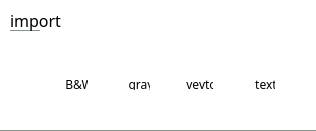
<?xml version="1.0" encoding="UTF-8"?>
<ui version="4.0">
 <class>SelectWidget</class>
 <widget class="QWidget" name="SelectWidget">
  <property name="windowModality">
   <enum>Qt::WindowModal</enum>
  </property>
  <property name="geometry">
   <rect>
    <x>0</x>
    <y>0</y>
    <width>316</width>
    <height>131</height>
   </rect>
  </property>
  <property name="sizePolicy">
   <sizepolicy hsizetype="Preferred" vsizetype="Preferred">
    <horstretch>0</horstretch>
    <verstretch>0</verstretch>
   </sizepolicy>
  </property>
  <property name="minimumSize">
   <size>
    <width>250</width>
    <height>131</height>
   </size>
  </property>
  <property name="maximumSize">
   <size>
    <width>316</width>
    <height>200</height>
   </size>
  </property>
  <property name="palette">
   <palette>
    <active>
     <colorrole role="WindowText">
      <brush brushstyle="SolidPattern">
       <color alpha="255">
        <red>0</red>
        <green>0</green>
        <blue>0</blue>
       </color>
      </brush>
     </colorrole>
     <colorrole role="Button">
      <brush brushstyle="SolidPattern">
       <color alpha="255">
        <red>255</red>
        <green>255</green>
        <blue>255</blue>
       </color>
      </brush>
     </colorrole>
     <colorrole role="Midlight">
      <brush brushstyle="SolidPattern">
       <color alpha="255">
        <red>255</red>
        <green>255</green>
        <blue>255</blue>
       </color>
      </brush>
     </colorrole>
     <colorrole role="Dark">
      <brush brushstyle="SolidPattern">
       <color alpha="255">
        <red>255</red>
        <green>160</green>
        <blue>160</blue>
       </color>
      </brush>
     </colorrole>
     <colorrole role="Text">
      <brush brushstyle="SolidPattern">
       <color alpha="255">
        <red>0</red>
        <green>0</green>
        <blue>0</blue>
       </color>
      </brush>
     </colorrole>
     <colorrole role="ButtonText">
      <brush brushstyle="SolidPattern">
       <color alpha="255">
        <red>0</red>
        <green>0</green>
        <blue>0</blue>
       </color>
      </brush>
     </colorrole>
     <colorrole role="Base">
      <brush brushstyle="SolidPattern">
       <color alpha="255">
        <red>255</red>
        <green>255</green>
        <blue>255</blue>
       </color>
      </brush>
     </colorrole>
     <colorrole role="Window">
      <brush brushstyle="SolidPattern">
       <color alpha="255">
        <red>255</red>
        <green>255</green>
        <blue>255</blue>
       </color>
      </brush>
     </colorrole>
     <colorrole role="AlternateBase">
      <brush brushstyle="SolidPattern">
       <color alpha="255">
        <red>255</red>
        <green>255</green>
        <blue>255</blue>
       </color>
      </brush>
     </colorrole>
     <colorrole role="PlaceholderText">
      <brush brushstyle="SolidPattern">
       <color alpha="128">
        <red>0</red>
        <green>0</green>
        <blue>0</blue>
       </color>
      </brush>
     </colorrole>
    </active>
    <inactive>
     <colorrole role="WindowText">
      <brush brushstyle="SolidPattern">
       <color alpha="255">
        <red>0</red>
        <green>0</green>
        <blue>0</blue>
       </color>
      </brush>
     </colorrole>
     <colorrole role="Button">
      <brush brushstyle="SolidPattern">
       <color alpha="255">
        <red>255</red>
        <green>255</green>
        <blue>255</blue>
       </color>
      </brush>
     </colorrole>
     <colorrole role="Midlight">
      <brush brushstyle="SolidPattern">
       <color alpha="255">
        <red>255</red>
        <green>255</green>
        <blue>255</blue>
       </color>
      </brush>
     </colorrole>
     <colorrole role="Dark">
      <brush brushstyle="SolidPattern">
       <color alpha="255">
        <red>255</red>
        <green>160</green>
        <blue>160</blue>
       </color>
      </brush>
     </colorrole>
     <colorrole role="Text">
      <brush brushstyle="SolidPattern">
       <color alpha="255">
        <red>0</red>
        <green>0</green>
        <blue>0</blue>
       </color>
      </brush>
     </colorrole>
     <colorrole role="ButtonText">
      <brush brushstyle="SolidPattern">
       <color alpha="255">
        <red>0</red>
        <green>0</green>
        <blue>0</blue>
       </color>
      </brush>
     </colorrole>
     <colorrole role="Base">
      <brush brushstyle="SolidPattern">
       <color alpha="255">
        <red>255</red>
        <green>255</green>
        <blue>255</blue>
       </color>
      </brush>
     </colorrole>
     <colorrole role="Window">
      <brush brushstyle="SolidPattern">
       <color alpha="255">
        <red>255</red>
        <green>255</green>
        <blue>255</blue>
       </color>
      </brush>
     </colorrole>
     <colorrole role="AlternateBase">
      <brush brushstyle="SolidPattern">
       <color alpha="255">
        <red>255</red>
        <green>255</green>
        <blue>255</blue>
       </color>
      </brush>
     </colorrole>
     <colorrole role="PlaceholderText">
      <brush brushstyle="SolidPattern">
       <color alpha="128">
        <red>0</red>
        <green>0</green>
        <blue>0</blue>
       </color>
      </brush>
     </colorrole>
    </inactive>
    <disabled>
     <colorrole role="WindowText">
      <brush brushstyle="SolidPattern">
       <color alpha="255">
        <red>255</red>
        <green>160</green>
        <blue>160</blue>
       </color>
      </brush>
     </colorrole>
     <colorrole role="Button">
      <brush brushstyle="SolidPattern">
       <color alpha="255">
        <red>255</red>
        <green>255</green>
        <blue>255</blue>
       </color>
      </brush>
     </colorrole>
     <colorrole role="Midlight">
      <brush brushstyle="SolidPattern">
       <color alpha="255">
        <red>255</red>
        <green>255</green>
        <blue>255</blue>
       </color>
      </brush>
     </colorrole>
     <colorrole role="Dark">
      <brush brushstyle="SolidPattern">
       <color alpha="255">
        <red>255</red>
        <green>160</green>
        <blue>160</blue>
       </color>
      </brush>
     </colorrole>
     <colorrole role="Text">
      <brush brushstyle="SolidPattern">
       <color alpha="255">
        <red>255</red>
        <green>160</green>
        <blue>160</blue>
       </color>
      </brush>
     </colorrole>
     <colorrole role="ButtonText">
      <brush brushstyle="SolidPattern">
       <color alpha="255">
        <red>255</red>
        <green>160</green>
        <blue>160</blue>
       </color>
      </brush>
     </colorrole>
     <colorrole role="Base">
      <brush brushstyle="SolidPattern">
       <color alpha="255">
        <red>255</red>
        <green>255</green>
        <blue>255</blue>
       </color>
      </brush>
     </colorrole>
     <colorrole role="Window">
      <brush brushstyle="SolidPattern">
       <color alpha="255">
        <red>255</red>
        <green>255</green>
        <blue>255</blue>
       </color>
      </brush>
     </colorrole>
     <colorrole role="AlternateBase">
      <brush brushstyle="SolidPattern">
       <color alpha="255">
        <red>255</red>
        <green>255</green>
        <blue>255</blue>
       </color>
      </brush>
     </colorrole>
     <colorrole role="PlaceholderText">
      <brush brushstyle="SolidPattern">
       <color alpha="128">
        <red>0</red>
        <green>0</green>
        <blue>0</blue>
       </color>
      </brush>
     </colorrole>
    </disabled>
   </palette>
  </property>
  <property name="windowTitle">
   <string>SelectWidget</string>
  </property>
  <property name="styleSheet">
   <string notr="true">border-bottom:1px solid rgb(134,148,142);
background-color: rgb(255, 255, 255);</string>
  </property>
  <widget class="QLabel" name="label">
   <property name="geometry">
    <rect>
     <x>10</x>
     <y>10</y>
     <width>71</width>
     <height>21</height>
    </rect>
   </property>
   <property name="font">
    <font>
     <family>黑体</family>
     <pointsize>12</pointsize>
    </font>
   </property>
   <property name="text">
    <string>import</string>
   </property>
  </widget>
  <widget class="QWidget" name="widget" native="true">
   <property name="geometry">
    <rect>
     <x>40</x>
     <y>30</y>
     <width>261</width>
     <height>91</height>
    </rect>
   </property>
   <property name="styleSheet">
    <string notr="true">border:none;
background-color:white;</string>
   </property>
   <widget class="QWidget" name="layoutWidget">
    <property name="geometry">
     <rect>
      <x>10</x>
      <y>10</y>
      <width>38</width>
      <height>61</height>
     </rect>
    </property>
    <layout class="QVBoxLayout" name="verticalLayout">
     <item>
      <widget class="QPushButton" name="pushButton">
       <property name="sizePolicy">
        <sizepolicy hsizetype="Fixed" vsizetype="Fixed">
         <horstretch>0</horstretch>
         <verstretch>0</verstretch>
        </sizepolicy>
       </property>
       <property name="minimumSize">
        <size>
         <width>36</width>
         <height>36</height>
        </size>
       </property>
       <property name="maximumSize">
        <size>
         <width>54</width>
         <height>54</height>
        </size>
       </property>
       <property name="baseSize">
        <size>
         <width>75</width>
         <height>75</height>
        </size>
       </property>
       <property name="styleSheet">
        <string notr="true">border-image: url(:/Resourse/black.png);</string>
       </property>
       <property name="text">
        <string/>
       </property>
      </widget>
     </item>
     <item>
      <widget class="QLabel" name="label_2">
       <property name="sizePolicy">
        <sizepolicy hsizetype="Fixed" vsizetype="Preferred">
         <horstretch>0</horstretch>
         <verstretch>0</verstretch>
        </sizepolicy>
       </property>
       <property name="minimumSize">
        <size>
         <width>36</width>
         <height>12</height>
        </size>
       </property>
       <property name="font">
        <font>
         <family>微软雅黑</family>
        </font>
       </property>
       <property name="styleSheet">
        <string notr="true">border:none;</string>
       </property>
       <property name="text">
        <string>B&amp;W</string>
       </property>
       <property name="alignment">
        <set>Qt::AlignCenter</set>
       </property>
      </widget>
     </item>
    </layout>
   </widget>
   <widget class="QWidget" name="layoutWidget">
    <property name="geometry">
     <rect>
      <x>72</x>
      <y>10</y>
      <width>38</width>
      <height>61</height>
     </rect>
    </property>
    <layout class="QVBoxLayout" name="verticalLayout_2">
     <item>
      <widget class="QPushButton" name="pushButton_2">
       <property name="minimumSize">
        <size>
         <width>36</width>
         <height>36</height>
        </size>
       </property>
       <property name="maximumSize">
        <size>
         <width>54</width>
         <height>54</height>
        </size>
       </property>
       <property name="styleSheet">
        <string notr="true">border-image: url(:/Resourse/huidu.png);</string>
       </property>
       <property name="text">
        <string/>
       </property>
      </widget>
     </item>
     <item>
      <widget class="QLabel" name="label_3">
       <property name="sizePolicy">
        <sizepolicy hsizetype="Fixed" vsizetype="Preferred">
         <horstretch>0</horstretch>
         <verstretch>0</verstretch>
        </sizepolicy>
       </property>
       <property name="minimumSize">
        <size>
         <width>36</width>
         <height>12</height>
        </size>
       </property>
       <property name="font">
        <font>
         <family>微软雅黑</family>
        </font>
       </property>
       <property name="styleSheet">
        <string notr="true">border:none;</string>
       </property>
       <property name="text">
        <string>gray</string>
       </property>
       <property name="alignment">
        <set>Qt::AlignCenter</set>
       </property>
      </widget>
     </item>
    </layout>
   </widget>
   <widget class="QWidget" name="layoutWidget">
    <property name="geometry">
     <rect>
      <x>135</x>
      <y>10</y>
      <width>38</width>
      <height>61</height>
     </rect>
    </property>
    <layout class="QVBoxLayout" name="verticalLayout_3">
     <item>
      <widget class="QPushButton" name="pushButton_3">
       <property name="minimumSize">
        <size>
         <width>36</width>
         <height>36</height>
        </size>
       </property>
       <property name="maximumSize">
        <size>
         <width>54</width>
         <height>54</height>
        </size>
       </property>
       <property name="styleSheet">
        <string notr="true">border-image: url(:/Resourse/shiliang.png);</string>
       </property>
       <property name="text">
        <string/>
       </property>
      </widget>
     </item>
     <item>
      <widget class="QLabel" name="label_4">
       <property name="sizePolicy">
        <sizepolicy hsizetype="Fixed" vsizetype="Preferred">
         <horstretch>0</horstretch>
         <verstretch>0</verstretch>
        </sizepolicy>
       </property>
       <property name="minimumSize">
        <size>
         <width>36</width>
         <height>12</height>
        </size>
       </property>
       <property name="font">
        <font>
         <family>微软雅黑</family>
        </font>
       </property>
       <property name="styleSheet">
        <string notr="true">border:none;</string>
       </property>
       <property name="text">
        <string>vevtor</string>
       </property>
       <property name="alignment">
        <set>Qt::AlignCenter</set>
       </property>
      </widget>
     </item>
    </layout>
   </widget>
   <widget class="QWidget" name="layoutWidget">
    <property name="geometry">
     <rect>
      <x>197</x>
      <y>10</y>
      <width>38</width>
      <height>61</height>
     </rect>
    </property>
    <layout class="QVBoxLayout" name="verticalLayout_4">
     <item>
      <widget class="QPushButton" name="pushButton_4">
       <property name="minimumSize">
        <size>
         <width>36</width>
         <height>36</height>
        </size>
       </property>
       <property name="maximumSize">
        <size>
         <width>54</width>
         <height>54</height>
        </size>
       </property>
       <property name="styleSheet">
        <string notr="true">border-image: url(:/Resourse/wenzi.png);</string>
       </property>
       <property name="text">
        <string/>
       </property>
      </widget>
     </item>
     <item>
      <widget class="QLabel" name="label_5">
       <property name="sizePolicy">
        <sizepolicy hsizetype="Fixed" vsizetype="Preferred">
         <horstretch>0</horstretch>
         <verstretch>0</verstretch>
        </sizepolicy>
       </property>
       <property name="minimumSize">
        <size>
         <width>36</width>
         <height>12</height>
        </size>
       </property>
       <property name="font">
        <font>
         <family>微软雅黑</family>
        </font>
       </property>
       <property name="styleSheet">
        <string notr="true">border:none;</string>
       </property>
       <property name="text">
        <string>text</string>
       </property>
       <property name="alignment">
        <set>Qt::AlignCenter</set>
       </property>
      </widget>
     </item>
    </layout>
   </widget>
  </widget>
 </widget>
 <layoutdefault spacing="6" margin="11"/>
 <resources>
  <include location="Resource.qrc"/>
 </resources>
 <connections/>
</ui>
